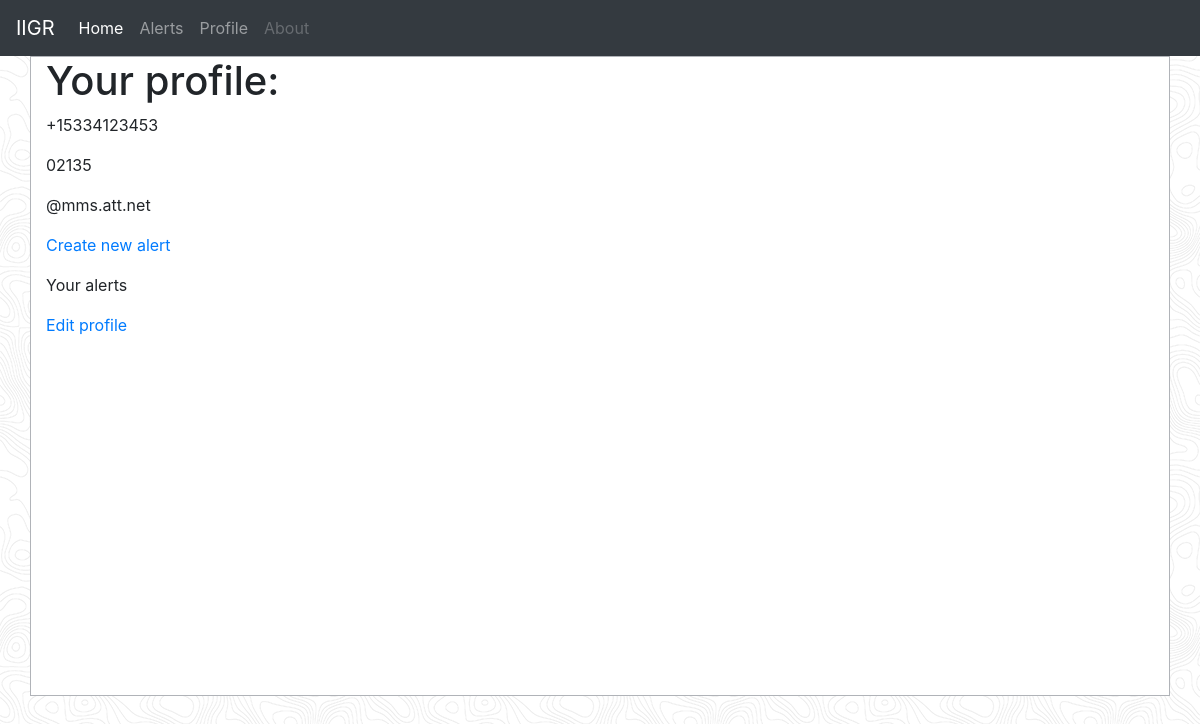
Page /users/profile/ (signed in) on the committed database.
### users/models.py (models this page shows, shortened)
class CustomUser(AbstractUser):
    pass

class Profile(models.Model):
    user = models.OneToOneField(settings.AUTH_USER_MODEL, on_delete=models.CASCADE, unique=True)
    phone_number = PhoneNumberField(null=True, blank=False)
    zip_code = models.CharField(max_length=5, null=True)
    ATT = '@mms.att.net'
    TMOBILE = '@tmomail.net'
    VERIZON = '@vtext.com'
    SPRINT = '@page.nextel.com'
    CELL_PHONE_CARRIER_CHOICES = [
        (ATT, 'AT&T'),
        (TMOBILE, 'T-Mobile'),
        (VERIZON, 'Verizon'),
        (SPRINT, 'Sprint'),
    ]
    cell_phone_provider = models.CharField(max_length=15, choices=CELL_PHONE_CARRIER_CHOICES, default=ATT)

### users/views.py (the view)
# urls.py: path('profile/', views.view_profile, name='profile'),
@login_required
def view_profile(request, pk=None):
    if pk:
        user = CustomUser.objects.get(pk=pk)
    else:
        user = request.user
    args = {'user': user}
    return render(request, 'users/profile.html', args)

### templates/users/profile.html
{% extends 'base.html' %}
{% block body %}
<div class="container">
    {% if user.is_authenticated %}
        <h1>Your profile:</h1>
        <p>{{ user.profile.phone_number }}</p>
        <p>{{ user.profile.zip_code }}</p>
        <p>{{ user.profile.cell_phone_provider}}</p>
        <p><a href="{% url 'alert-create' %}">Create new alert</a></p>
        <p><a href="{% url 'alerts' %}"></a> Your alerts</p>
        <p><a href="{% url 'edit_profile' %}">Edit profile</a></p>
    {% else %}
        <p>please log in to view profile data.</p>
    {% endif %}
</div>
{% endblock body %}

### static/css/base.css (style rules this page uses)
.container { background-color:white; height:80%; border:1px solid #b0b3b8; }

### rows in the picture
CustomUser: profile.phone_number "+15334123453", profile.zip_code "02135", profile.cell_phone_provider "@mms.att.net"
